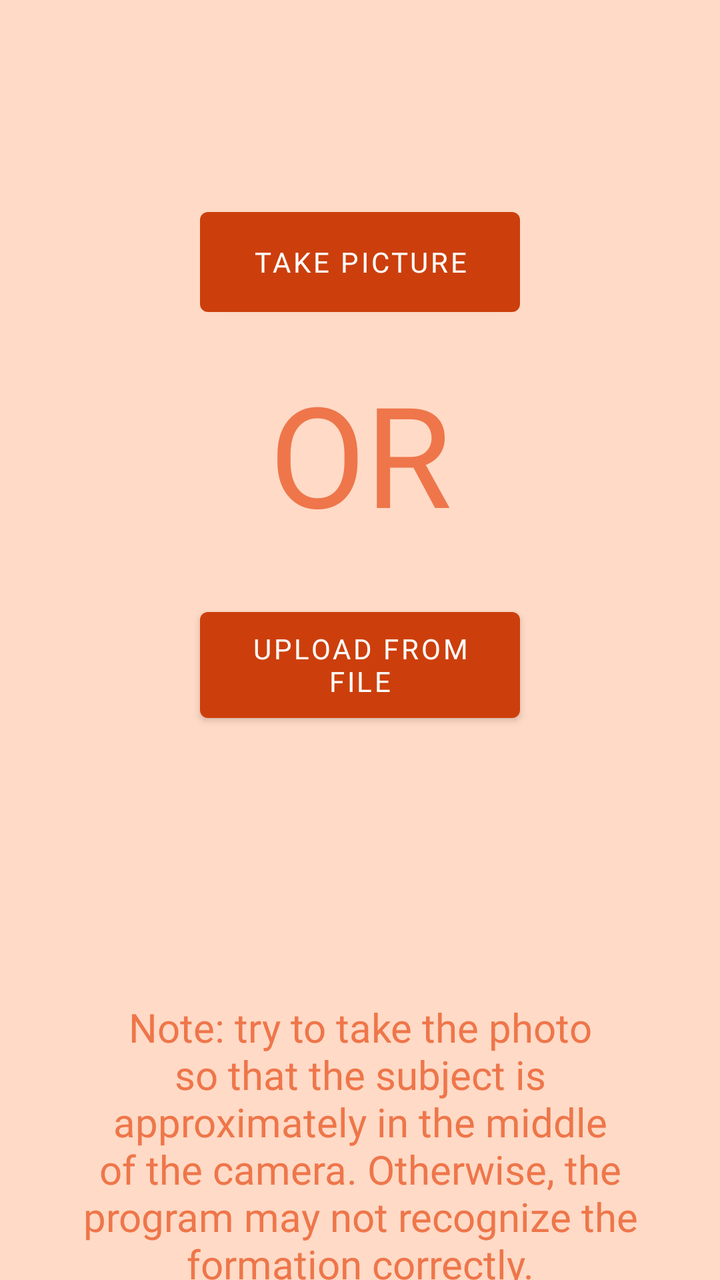
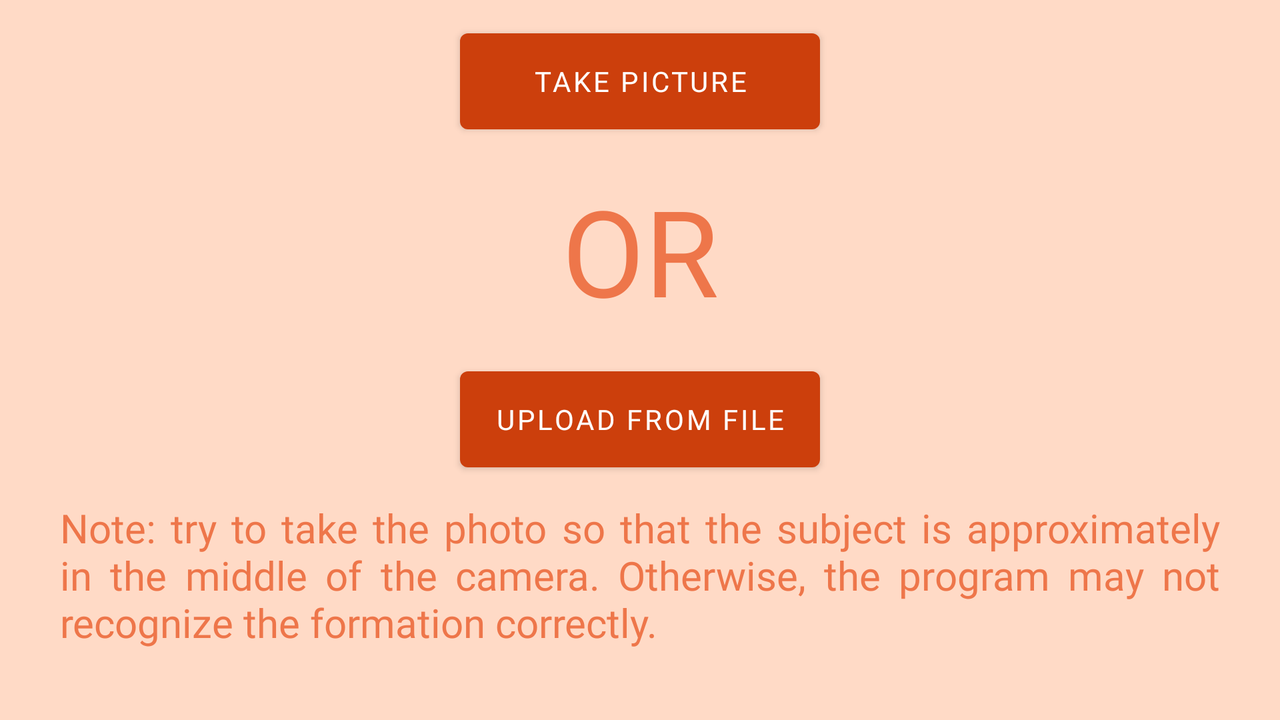

First picture: res/layout/ on a phone held upright. Second picture: the repository's own variant of that layout, on a device whose configuration matches the variant's folder. Source for both follows.
<!-- AndroidManifest.xml: application theme Theme.SkinSafe -->
<!-- res/layout/fragment_scan.xml -->
<?xml version="1.0" encoding="utf-8"?>
<RelativeLayout xmlns:android="http://schemas.android.com/apk/res/android"
    android:layout_width="match_parent"
    android:layout_height="match_parent"
    android:background="@color/background_color">

    <TextView
        android:id="@+id/textViewDesc3"
        android:layout_width="356dp"
        android:layout_height="wrap_content"
        android:layout_marginHorizontal="40dp"
        android:layout_marginTop="180dp"
        android:fontFamily="@font/roboto_black_italic"
        android:text="OR"
        android:textAlignment="center"
        android:textAllCaps="false"
        android:textColor="@color/regular_text_color"
        android:textSize="70dp" />

    <TextView
        android:id="@+id/textViewDesc4"
        android:layout_width="356dp"
        android:layout_height="wrap_content"
        android:layout_marginHorizontal="40dp"
        android:layout_marginTop="500dp"
        android:fontFamily="@font/roboto_black_italic"
        android:text="Note: try to take the photo so that the subject is approximately in the middle of the camera. Otherwise, the program may not recognize the formation correctly."
        android:textAlignment="center"
        android:textAllCaps="false"
        android:textColor="@color/regular_text_color"
        android:textSize="20dp" />

    <Button
        android:id="@+id/takePicBtn"
        android:layout_width="210dp"
        android:layout_height="62dp"
        android:layout_marginHorizontal="100dp"
        android:layout_marginTop="100dp"
        android:fontFamily="@font/roboto_bold"
        android:text="Take picture" />

    <Button
        android:id="@+id/uploadFromFileBtn"
        android:layout_width="214dp"
        android:layout_height="65dp"
        android:layout_marginHorizontal="100dp"
        android:layout_marginTop="300dp"
        android:fontFamily="@font/roboto_bold"
        android:text="Upload from file" />
</RelativeLayout>
<!-- resources referenced by this layout -->
<resources>
  <color name="background_color">#FFDAC6</color>
  <color name="regular_text_color">#EE764A</color>
  <style name="Theme.SkinSafe" parent="Theme.MaterialComponents.DayNight.NoActionBar">
          
          <item name="colorPrimary">#CC3F0C</item>
          <item name="colorPrimaryVariant">@color/background_color</item>
          <item name="colorOnPrimary">@color/white</item>
          
          <item name="colorSecondary">@color/grey_text_color</item>
          <item name="colorSecondaryVariant">@color/grey_text_color</item>
          <item name="colorOnSecondary">@color/grey_text_color</item>
          
          <item name="android:statusBarColor" tools:targetApi="l">?attr/colorPrimaryVariant</item>
          <item name="android:navigationBarColor">@color/background_color</item>
          
      </style>
  <color name="white">#FFFFFFFF</color>
  <color name="grey_text_color">#8E2600</color>
</resources>
<!-- res/layout-land/fragment_scan.xml (the repository's variant of the layout above) -->
<!-- drawn on the phone turned sideways -->
<?xml version="1.0" encoding="utf-8"?>
<RelativeLayout xmlns:android="http://schemas.android.com/apk/res/android"
    xmlns:tools="http://schemas.android.com/tools"
    android:layout_width="match_parent"
    android:layout_height="match_parent"
    android:background="@color/background_color">

    <LinearLayout
        android:layout_width="match_parent"
        android:layout_height="match_parent"
        android:layout_marginHorizontal="30dp"
        android:gravity="center"
        android:orientation="vertical">

        <LinearLayout
            android:layout_width="match_parent"
            android:layout_height="0dp"
            android:layout_weight="0.1" />

        <Button
            android:id="@+id/takePicBtn"
            android:layout_width="180dp"
            android:layout_height="60dp"
            android:fontFamily="@font/roboto_bold"
            android:text="Take picture" />

        <TextView
            android:id="@+id/textViewDesc3"
            android:layout_width="match_parent"
            android:layout_height="0dp"
            android:layout_weight="1"
            android:fontFamily="@font/roboto_black_italic"
            android:gravity="center"
            android:text="OR"
            android:textAllCaps="false"
            android:textColor="@color/regular_text_color"
            android:textSize="60sp" />

        <Button
            android:id="@+id/uploadFromFileBtn"
            android:layout_width="180dp"
            android:layout_height="60dp"
            android:fontFamily="@font/roboto_bold"
            android:text="Upload from file" />

        <LinearLayout
            android:layout_width="match_parent"
            android:layout_height="0dp"
            android:layout_weight="0.1" />

        <TextView
            android:id="@+id/textViewDesc4"
            android:layout_width="match_parent"
            android:layout_height="0dp"
            android:layout_weight="1"
            android:fontFamily="@font/roboto_black_italic"
            android:justificationMode="inter_word"
            android:text="Note: try to take the photo so that the subject is approximately in the middle of the camera. Otherwise, the program may not recognize the formation correctly."
            android:textColor="@color/regular_text_color"
            android:textSize="20dp"
            tools:ignore="UnusedAttribute" />
    </LinearLayout>

</RelativeLayout>
